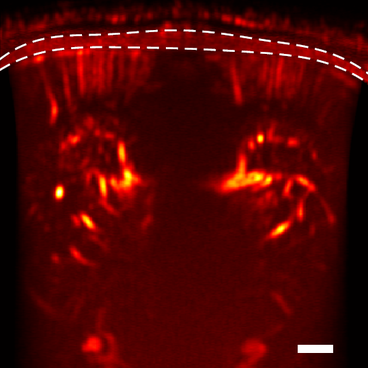
#> input picture image/image_doppler.png, 368 x 368 px, shrunk from 539 x 539 before the run, found by its file name
$ python kal4.py
#> lines starting #> are read from the running program, lines starting #| are printed output that depends on the picture; after the words box and inside, x2 and y2 are one past the last pixel; in counts of white or black regions, pixels touching at a corner belong together
# %% imports
import cv2
import numpy as np
import os
import imageio
from matplotlib import pyplot as plt
from scipy.interpolate import RegularGridInterpolator

from util import plot_point, plot_vec, show_img_grid, show_img, img_crop_center

# %% LOad image
image_folder = "image"
output_folder = "output"

filename = "image1.png"
filename = "image_doppler.png"
# filename = "test_image.png"

# load image
img_input = cv2.imread(os.path.join(image_folder, filename))
#> img_input is the input picture: shape (368, 368, 3); mean B, G, R 2.4, 4, 78.2
img_input = cv2.cvtColor(img_input, cv2.COLOR_BGR2RGB)
# img_input = img_crop_center(img_input)


# add padding around image
pad = 100
img_input = cv2.copyMakeBorder(
    img_input, pad, pad, pad, pad, cv2.BORDER_CONSTANT, value=(0, 0, 0)
)
#> img_input: shape (568, 568, 3)

plt.imshow(img_input)

# %% functions


def kaleidoscope(
    img,
    num_repeats=1,
    angle_offset_in=0,
    angle_offset_out=0,
    center_in=None,
    center_out=None,
):

    h, w = img.shape[:2]

    if not center_out:
        center_out = (w // 2, h // 2)
    if not center_in:
        center_in = (w // 2, h // 2)
    angle_range = 2 * np.pi / num_repeats

    x = np.arange(w)
    y = np.arange(h)

    # create meshgrid
    x -= center_out[0]
    y -= center_out[1]
    X, Y = np.meshgrid(x, y)

    # calculate magnitude and angle of each sample point in input image
    pix_mag = np.sqrt(X**2 + Y**2)
    pix_theta = np.arctan2(X, Y) + angle_offset_in

    pix_theta_k = np.abs((pix_theta - angle_offset_out) % angle_range - angle_range / 2)

    # convert to cartesian sample points in input image, offset by c_in
    Xk = (pix_mag * np.cos(pix_theta_k) + center_in[0]).astype(np.int64)
    Yk = (pix_mag * np.sin(pix_theta_k) + center_in[1]).astype(np.int64)
    inds_to_remove = (Yk < 0) | (Yk >= h) | (Xk < 0) | (Xk >= w)
    Xk[inds_to_remove] = 0
    Yk[inds_to_remove] = 0

    img_out = img.copy()
    tmp = img_out[0, 0].copy()
    img_out[0, 0] = (0, 0, 0)
    img_out = img_out[Yk, Xk]
    img_out[0, 0] = tmp
    return img_out


# [10 lines left out: function map, not called in this run]


# %% Try to make kaleidoscope

h, w = img_input.shape[:2]
#> h = 568; w = 568

num_repeats = 3
angle_range = 2 * np.pi / num_repeats
angle_offset = 0  # np.pi / 8.0
center_out = (w // 2, h // 2)
#> center_out = (284, 284)
center_in = (w // 2, h // 2)
#> center_in = (284, 284)
edge_len = 100


x = np.arange(w)
#> x = 568 values from 0 to 567
y = np.arange(h)
#> y = 568 values from 0 to 567

# create meshgrid
x -= center_out[0]
#> x = 568 values from -284 to 283
y -= center_out[1]
X, Y = np.meshgrid(x, y)

# calculate magnitude and angle of each sample point in input image
pix_mag = np.sqrt(X**2 + Y**2)
pix_theta = np.arctan2(X, Y)

# show in subplot
plt.figure()
plt.subplot(121)
plt.imshow(pix_mag)
plt.title("Magnitude")
plot_point(center_in, "ro")
#> (this line was passed over: util is not available in this run)

plt.subplot(122)
plt.imshow(pix_theta)
plt.title("Angle")
plot_point(center_in, "ro")
#> (this line was passed over: util is not available in this run)


pix_theta_k = np.abs((pix_theta - angle_offset) % angle_range - angle_range / 2)
# [6 lines of commented-out code are left out]
Xk = (pix_mag * np.cos(pix_theta_k) + center_in[0]).astype(np.int64)
Yk = (pix_mag * np.sin(pix_theta_k) + center_in[1]).astype(np.int64)
inds_to_remove = (Yk < 0) | (Yk >= h) | (Xk < 0) | (Xk >= w)
Xk[inds_to_remove] = 0
Yk[inds_to_remove] = 0


# %% Create pattern


def create_pattern(img, num_repeats, angle_offset, center_in, center_out):

    h, w = img.shape[:2]

    if center_out is None:
        center_out = (w // 2, h // 2)
    if center_in is None:
        center_in = (w // 2, h // 2)

    x = np.arange(w)
    y = np.arange(h)

    # create meshgrid
    x -= center_out[0]
    y -= center_out[1]
    X, Y = np.meshgrid(x, y)

    # calculate magnitude and angle of each sample point in input image
    pix_mag = np.sqrt(X**2 + Y**2)
    pix_theta = np.arctan2(X, Y)
    if num_repeats == 0:
        pix_theta_k = pix_theta - angle_offset
    else:
        angle_range = 2 * np.pi / num_repeats
        pix_theta_k = np.abs((pix_theta - angle_offset) % angle_range - angle_range / 2)

    # [4 lines of commented-out code are left out]

    return pix_mag, pix_theta_k


def kaleidoscope_pattern(
    img_input, pix_mag, pix_theta_k, center_in=None, invert_sin=False
):

    print("Kaleidoscope pattern")
    print("\timg_input:", img_input.shape)
    print("\tpix_mag:", pix_mag.shape)
    print("\tpix_theta_k:", pix_theta_k.shape)

    h, w = img_input.shape[:2]
    if center_in is None:
        center_in = (w // 2, h // 2)

    # convert to cartesian sample points in input image, offset by c_in
    if invert_sin:
        Xk = (pix_mag * np.sin(pix_theta_k) + center_in[0]).astype(np.int64)
        Yk = (pix_mag * np.cos(pix_theta_k) + center_in[1]).astype(np.int64)
    else:
        Xk = (pix_mag * np.cos(pix_theta_k) + center_in[0]).astype(np.int64)
        Yk = (pix_mag * np.sin(pix_theta_k) + center_in[1]).astype(np.int64)
    inds_to_remove = (Yk < 0) | (Yk >= h) | (Xk < 0) | (Xk >= w)
    Xk[inds_to_remove] = 0
    Yk[inds_to_remove] = 0

    # Apply transformation
    img_out = img_input.copy()
    tmp = img_out[0, 0].copy()
    img_out[0, 0] = (0, 0, 0)
    img_out = img_out[Yk, Xk]
    img_out[0, 0] = tmp

    return img_out


num_repeats = 1
angle_offset_in = 0  # np.pi / 8.0
angle_offset_out = 0  # np.pi / 8.0
center_out = None  #  (w // 2, h // 2)
center_in = None  #  (w // 2, h // 2)
edge_len = 100


# [9 lines of commented-out code are left out]


img_kaleidoscope0 = kaleidoscope(
    img_input, num_repeats, angle_offset_in, angle_offset_out, center_in, center_out
)
#> in kaleidoscope, `Xk = (pix_mag * np.cos(pix_theta_k) + center_in[0]).astype(np.int64)`:
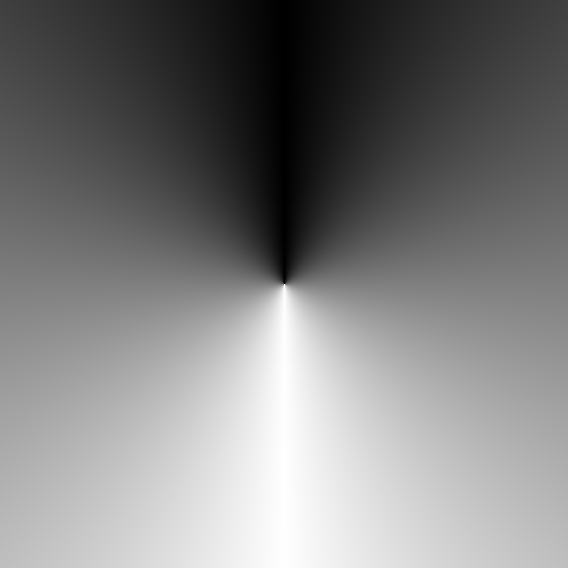
#> pix_theta_k: shape (568, 568) float64; min 0, max 3.14, mean 1.57; drawn with min black and max white
#> in kaleidoscope, `tmp = img_out[0, 0].copy()`: tmp = [0, 0, 0]

pix_mag, pix_theta_k = create_pattern(
    img_input, 4.6, angle_offset, center_in, center_out
)
img_kaleidoscope1 = kaleidoscope_pattern(img_input, pix_mag, pix_theta_k, None, True)
#| 	img_input: (568, 568, 3)
#| 	pix_mag: (568, 568)
#| 	pix_theta_k: (568, 568)
#> in kaleidoscope_pattern, `inds_to_remove = (Yk < 0) | (Yk >= h) | (Xk < 0) | (Xk >= w)`:
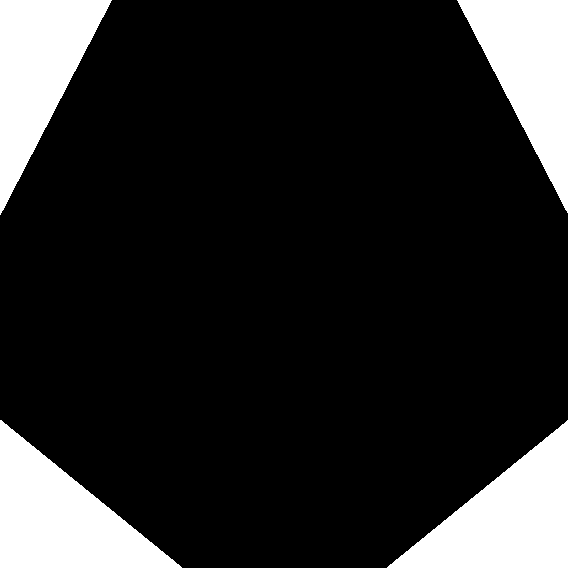
#> inds_to_remove: shape (568, 568) bool; 15.8% white; 4 white regions, box (x1, y1, x2, y2) and area: (0, 420, 182, 568) 13616, (387, 420, 568, 568) 13468, (0, 0, 112, 215) 12117, (457, 0, 568, 213) 11902
#> in kaleidoscope_pattern, `Xk[inds_to_remove] = 0`:
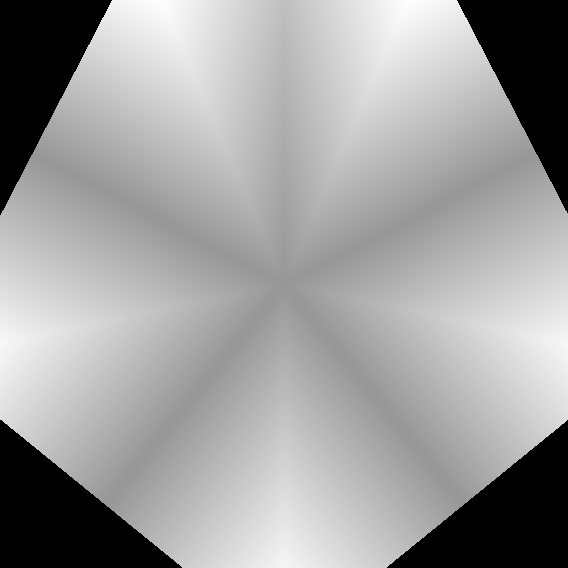
#> Xk: shape (568, 568) int64; min 0, max 479, mean 297.2; drawn with min black and max white
#> in kaleidoscope_pattern, `Yk[inds_to_remove] = 0`:
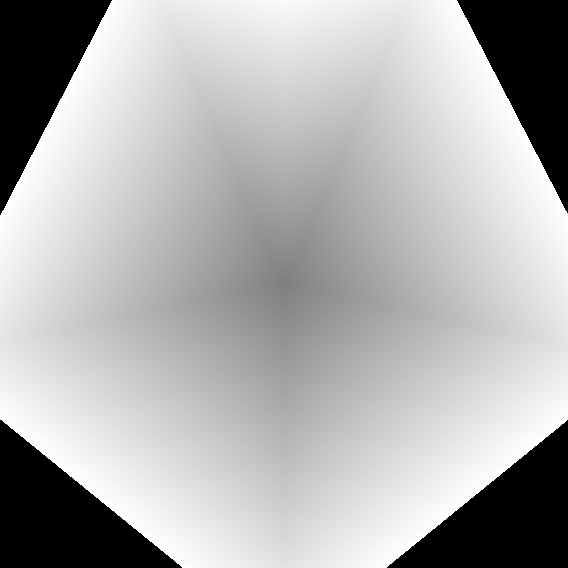
#> Yk: shape (568, 568) int64; min 0, max 567, mean 389.9; drawn with min black and max white

img_kaleidoscope = img_kaleidoscope0

pad = 150
img_kaleidoscope_crop = img_kaleidoscope[pad:-pad, pad:-pad]
pix_mag_crop = pix_mag[pad:-pad, pad:-pad]
pix_theta_k_crop = pix_theta_k[pad:-pad, pad:-pad]


grid_width = 4


def stacker(input, size=(1, 3), axis=0):
    input = np.tile(input, size)
    input = np.concatenate([np.flip(input), input], axis=axis)
    input = np.concatenate([np.flip(input), input], axis=axis)
    return input


# create tiled copies of the pattern
img_kaleidoscope_tmp = np.tile(img_kaleidoscope_crop, (4, grid_width, 1))
# print("img_kaleidoscope_tmp.shape", img_kaleidoscope_tmp.shape)
pix_mag2 = np.tile(pix_mag_crop, (4, grid_width))
# pix_theta_k2 = np.tile(pix_theta_k_crop, (1, 3))
# pix_theta_k2 = np.concatenate([np.flip(pix_theta_k2), pix_theta_k2], axis=0)
# pix_theta_k2 = np.concatenate([np.flip(pix_theta_k2), pix_theta_k2], axis=0)

pix_theta_k2 = stacker(pix_theta_k_crop, size=(1, grid_width), axis=0)

# [4 lines of commented-out code are left out]


img_kaleidoscope_final = kaleidoscope_pattern(
    img_kaleidoscope_tmp,
    pix_mag2,
    pix_theta_k2,
    # img_kaleidoscope_tmp, pix_mag_crop, pix_theta_k_crop, Xk_crop, Yk_crop
)
#> call 2 of kaleidoscope_pattern, with invert_sin = False
#| 	img_input: (1072, 1072, 3)
#| 	pix_mag: (1072, 1072)
#| 	pix_theta_k: (1072, 1072)
#> in kaleidoscope_pattern (call 2), `Yk = (pix_mag * np.sin(pix_theta_k) + center_in[1]).astype(np.int64)`:
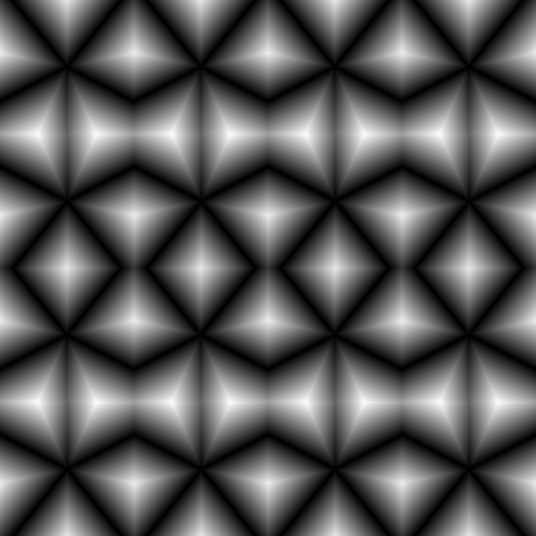
#> Yk: shape (1072, 1072) int64 (shown at 1/2 size); min 536, max 628, mean 567.8; drawn with min black and max white
#> in kaleidoscope_pattern (call 2), `inds_to_remove = (Yk < 0) | (Yk >= h) | (Xk < 0) | (Xk >= w)`: inds_to_remove: shape (1072, 1072) bool; every value is 0
#> in kaleidoscope_pattern (call 2), `tmp = img_out[0, 0].copy()`: tmp = [68, 0, 0]
#> in kaleidoscope_pattern (call 2), `img_out[0, 0] = (0, 0, 0)`: img_out: shape (1072, 1072, 3); mean R, G, B 88.5, 2.1, 0.1
#> in kaleidoscope_pattern (call 2), `img_out = img_out[Yk, Xk]`:
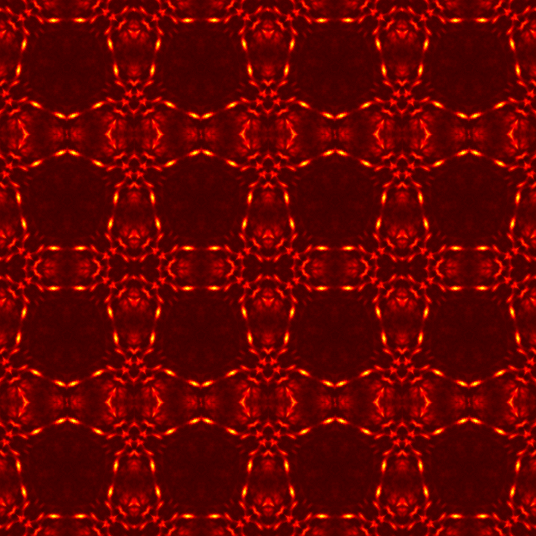
#> img_out: shape (1072, 1072, 3) (shown at 1/2 size); mean R, G, B 104.5, 3.1, 0.1
#> in kaleidoscope_pattern (call 2), `img_out[0, 0] = tmp`: img_out: shape (1072, 1072, 3); under 0.01% of pixels changed, all inside (x1, y1, x2, y2) = (0, 0, 1, 1)


# [13 lines of commented-out code are left out]


images = {
    "Original": img_input,
    # "img0": img_kaleidoscope0,
    "img1": img_kaleidoscope1,
    "img crop": img_kaleidoscope_crop,
    "tmp": img_kaleidoscope_tmp,
    "output": img_kaleidoscope_final,
}
show_img_grid(images)
#> (this line was passed over: util is not available in this run)

# crop image to 1000x1000
pad = 100
img_kaleidoscope_final = img_kaleidoscope_final[pad:-pad, pad:-pad]
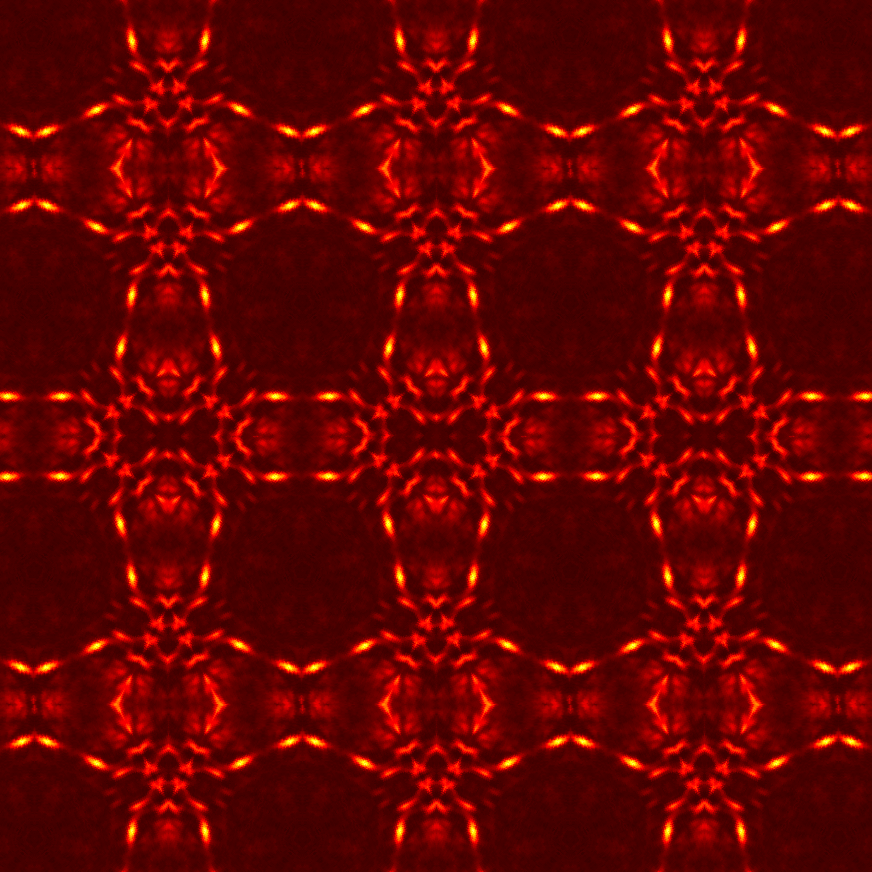
#> img_kaleidoscope_final: shape (872, 872, 3); mean R, G, B 102.1, 3, 0.1


show_img(img_kaleidoscope_final)
#> (this line was passed over: util is not available in this run)

# %%


# show in subplot
plt.figure(figsize=(10, 5))
plt.subplot(121)
plt.imshow(pix_mag2)
plt.title("distance")
plt.colorbar(shrink=0.7)


plt.subplot(122)
plt.imshow(pix_theta_k2)
plt.title("Angle")
plt.colorbar(shrink=0.7)
plot_point(center_in, "ro")
#> (this line was passed over: util is not available in this run)
# %%


# # show in subplot
plt.figure(figsize=(10, 5))
plt.subplot(121)
#> (the run stopped early here; a loop or call above may not have finished)

$ run again, with image/image4.png copied over image/image_doppler.png
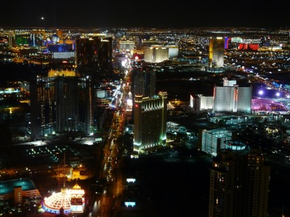
#> input picture image/image4.png, 290 x 217 px, shrunk from 425 x 318 before the run, found by its file name
#> img_input is the input picture: shape (217, 290, 3); mean B, G, R 33.8, 40.1, 43.5
#> in kaleidoscope, `tmp = img_out[0, 0].copy()`: tmp = [0, 0, 0]
#| 	img_input: (417, 490, 3)
#| 	pix_mag: (417, 490)
#| 	pix_theta_k: (417, 490)
#> in kaleidoscope_pattern, `inds_to_remove = (Yk < 0) | (Yk >= h) | (Xk < 0) | (Xk >= w)`:
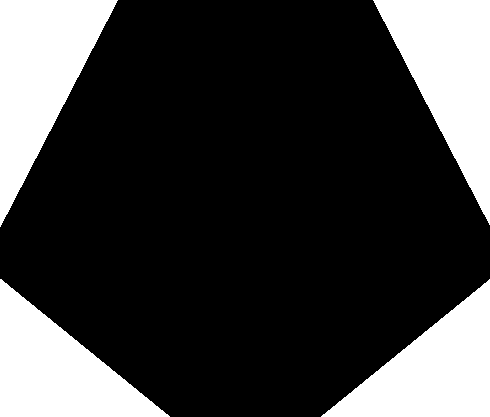
#> inds_to_remove: shape (417, 490) bool; 24.6% white; 4 white regions, box (x1, y1, x2, y2) and area: (0, 0, 118, 227) 13468, (373, 0, 490, 225) 13241, (0, 279, 170, 417) 11840, (321, 279, 490, 417) 11702
#| 	img_input: (468, 760, 3)
#| 	pix_mag: (468, 760)
#| 	pix_theta_k: (468, 760)
#> inds_to_remove: shape (468, 760) bool; every value is 0
#> `img_kaleidoscope_final = img_kaleidoscope_final[pad:-pad, pad:-pad]`:
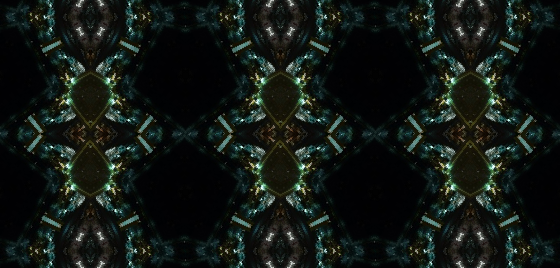
#> img_kaleidoscope_final: shape (268, 560, 3); mean R, G, B 18.3, 24.4, 20.2
